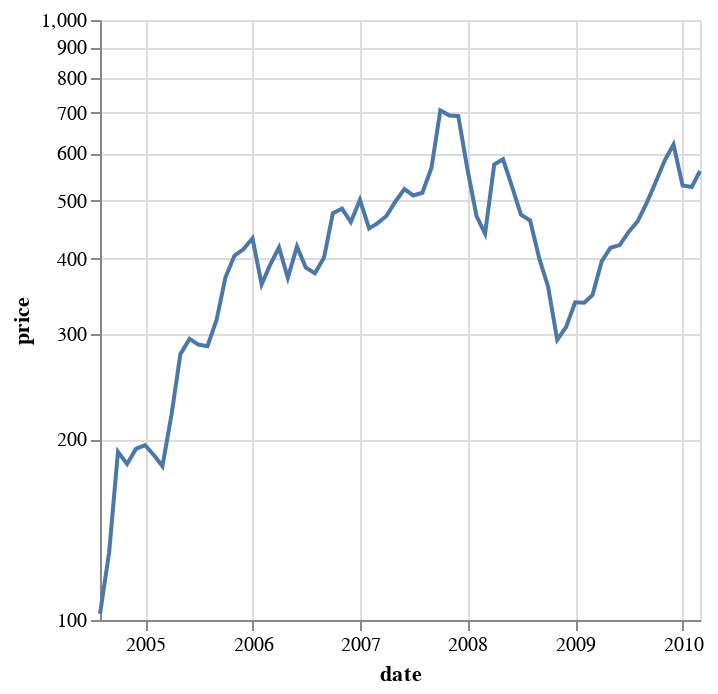

Notebook source saved alongside this figure:
### Markdown cell above
로그스케일

### Code cell
alt.Chart(GOOG).mark_line().encode(
    y=alt.Y('price:Q', scale=alt.Scale(type='log')),
    x='date:T',
)

### Figure 1 — Vega-Lite specification as saved in the notebook (floating-point values rounded to 4 significant figures)
{"config": {"view": {"continuousWidth": 300, "continuousHeight": 300}}, "data": {"name": "data-0fff2011ed9b71fa721c2b85edd74396"}, "mark": {"type": "line"}, "encoding": {"x": {"field": "date", "type": "temporal"}, "y": {"field": "price", "scale": {"type": "log"}, "type": "quantitative"}}, "$schema": "https://vega.github.io/schema/vega-lite/v5.8.0.json", "datasets": {"data-0fff2011ed9b71fa721c2b85edd74396": [{"symbol": "GOOG", "date": "2004-08-01T00:00:00", "price": 102.4}, {"symbol": "GOOG", "date": "2004-09-01T00:00:00", "price": 129.6}, {"symbol": "GOOG", "date": "2004-10-01T00:00:00", "price": 190.6}, {"symbol": "GOOG", "date": "2004-11-01T00:00:00", "price": 182.0}, {"symbol": "GOOG", "date": "2004-12-01T00:00:00", "price": 192.8}, {"symbol": "GOOG", "date": "2005-01-01T00:00:00", "price": 195.6}, {"symbol": "GOOG", "date": "2005-02-01T00:00:00", "price": 188.0}, {"symbol": "GOOG", "date": "2005-03-01T00:00:00", "price": 180.5}, {"symbol": "GOOG", "date": "2005-04-01T00:00:00", "price": 220.0}, {"symbol": "GOOG", "date": "2005-05-01T00:00:00", "price": 277.3}, {"symbol": "GOOG", "date": "2005-06-01T00:00:00", "price": 294.1}, {"symbol": "GOOG", "date": "2005-07-01T00:00:00", "price": 287.8}, {"symbol": "GOOG", "date": "2005-08-01T00:00:00", "price": 286.0}, {"symbol": "GOOG", "date": "2005-09-01T00:00:00", "price": 316.5}, {"symbol": "GOOG", "date": "2005-10-01T00:00:00", "price": 372.1}, {"symbol": "GOOG", "date": "2005-11-01T00:00:00", "price": 404.9}, {"symbol": "GOOG", "date": "2005-12-01T00:00:00", "price": 414.9}, {"symbol": "GOOG", "date": "2006-01-01T00:00:00", "price": 432.7}, {"symbol": "GOOG", "date": "2006-02-01T00:00:00", "price": 362.6}, {"symbol": "GOOG", "date": "2006-03-01T00:00:00", "price": 390.0}, {"symbol": "GOOG", "date": "2006-04-01T00:00:00", "price": 417.9}, {"symbol": "GOOG", "date": "2006-05-01T00:00:00", "price": 371.8}, {"symbol": "GOOG", "date": "2006-06-01T00:00:00", "price": 419.3}, {"symbol": "GOOG", "date": "2006-07-01T00:00:00", "price": 386.6}, {"symbol": "GOOG", "date": "2006-08-01T00:00:00", "price": 378.5}, {"symbol": "GOOG", "date": "2006-09-01T00:00:00", "price": 401.9}, {"symbol": "GOOG", "date": "2006-10-01T00:00:00", "price": 476.4}, {"symbol": "GOOG", "date": "2006-11-01T00:00:00", "price": 484.8}, {"symbol": "GOOG", "date": "2006-12-01T00:00:00", "price": 460.5}, {"symbol": "GOOG", "date": "2007-01-01T00:00:00", "price": 501.5}, {"symbol": "GOOG", "date": "2007-02-01T00:00:00", "price": 449.4}, {"symbol": "GOOG", "date": "2007-03-01T00:00:00", "price": 458.2}, {"symbol": "GOOG", "date": "2007-04-01T00:00:00", "price": 471.4}, {"symbol": "GOOG", "date": "2007-05-01T00:00:00", "price": 497.9}, {"symbol": "GOOG", "date": "2007-06-01T00:00:00", "price": 522.7}, {"symbol": "GOOG", "date": "2007-07-01T00:00:00", "price": 510.0}, {"symbol": "GOOG", "date": "2007-08-01T00:00:00", "price": 515.2}, {"symbol": "GOOG", "date": "2007-09-01T00:00:00", "price": 567.3}, {"symbol": "GOOG", "date": "2007-10-01T00:00:00", "price": 707.0}, {"symbol": "GOOG", "date": "2007-11-01T00:00:00", "price": 693.0}, {"symbol": "GOOG", "date": "2007-12-01T00:00:00", "price": 691.5}, {"symbol": "GOOG", "date": "2008-01-01T00:00:00", "price": 564.3}, {"symbol": "GOOG", "date": "2008-02-01T00:00:00", "price": 471.2}, {"symbol": "GOOG", "date": "2008-03-01T00:00:00", "price": 440.5}, {"symbol": "GOOG", "date": "2008-04-01T00:00:00", "price": 574.3}, {"symbol": "GOOG", "date": "2008-05-01T00:00:00", "price": 585.8}, {"symbol": "GOOG", "date": "2008-06-01T00:00:00", "price": 526.4}, {"symbol": "GOOG", "date": "2008-07-01T00:00:00", "price": 473.8}, {"symbol": "GOOG", "date": "2008-08-01T00:00:00", "price": 463.3}, {"symbol": "GOOG", "date": "2008-09-01T00:00:00", "price": 400.5}, {"symbol": "GOOG", "date": "2008-10-01T00:00:00", "price": 359.4}, {"symbol": "GOOG", "date": "2008-11-01T00:00:00", "price": 293.0}, {"symbol": "GOOG", "date": "2008-12-01T00:00:00", "price": 307.6}, {"symbol": "GOOG", "date": "2009-01-01T00:00:00", "price": 338.5}, {"symbol": "GOOG", "date": "2009-02-01T00:00:00", "price": 338.0}, {"symbol": "GOOG", "date": "2009-03-01T00:00:00", "price": 348.1}, {"symbol": "GOOG", "date": "2009-04-01T00:00:00", "price": 396.0}, {"symbol": "GOOG", "date": "2009-05-01T00:00:00", "price": 417.2}, {"symbol": "GOOG", "date": "2009-06-01T00:00:00", "price": 421.6}, {"symbol": "GOOG", "date": "2009-07-01T00:00:00", "price": 443.1}, {"symbol": "GOOG", "date": "2009-08-01T00:00:00", "price": 461.7}, {"symbol": "GOOG", "date": "2009-09-01T00:00:00", "price": 495.9}, {"symbol": "GOOG", "date": "2009-10-01T00:00:00", "price": 536.1}, {"symbol": "GOOG", "date": "2009-11-01T00:00:00", "price": 583.0}, {"symbol": "GOOG", "date": "2009-12-01T00:00:00", "price": 620.0}, {"symbol": "GOOG", "date": "2010-01-01T00:00:00", "price": 529.9}, {"symbol": "GOOG", "date": "2010-02-01T00:00:00", "price": 526.8}, {"symbol": "GOOG", "date": "2010-03-01T00:00:00", "price": 560.2}]}}
